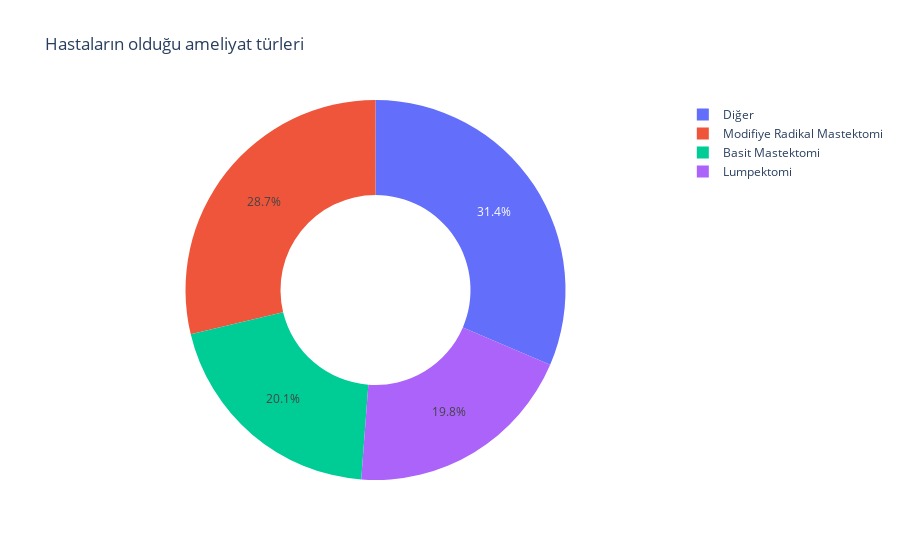

The cell this chart's notebook holds for it:
### Code cell
#Hastaların olduğu ameliyat tipine göre sınıflandırma yapılıp daire ve sütun grafiğine bakılır.
surgery = data["Ameliyat_Tipi"].value_counts()
transactions = surgery.index
quantity = surgery.values
figure = px.pie(data,
            values=quantity,
            names=transactions, hole=0.5,
            title="Hastaların olduğu ameliyat türleri")
figure.show()
data.Ameliyat_Tipi.hist()
plt.show()

### Figure 1 — Plotly figure (JSON) as saved in the notebook; plotly's stock layout.template omitted (floating-point values rounded to 4 significant figures)
{"data": [{"domain": {"x": [0, 1], "y": [0, 1]}, "hole": 0.5, "hovertemplate": "label=%{label}<br>value=%{value}<extra></extra>", "labels": ["Diğer", "Modifiye Radikal Mastektomi", "Basit Mastektomi", "Lumpektomi"], "legendgroup": "", "name": "", "showlegend": true, "type": "pie", "values": [105, 96, 67, 66]}], "layout": {"legend": {"tracegroupgap": 0}, "title": {"text": "Hastaların olduğu ameliyat türleri"}}}
